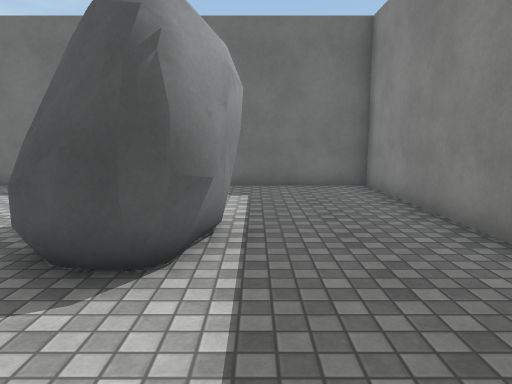
view 1 (above)

16 first-person views from a walk through a Unity game level. The camera is 1.4 m above the floor, tilts 8° down and sees 70° across. The floor is counted in squares, 1 m on a side. Each view is taken from the middle of a square. On the plan, view 1 faces up. The plan holds only what a view shows up to about 16 squares ahead; the rest is blank. The place goes on beyond the plan. Surface patterns are stand-ins for the level's own textures.

view 2
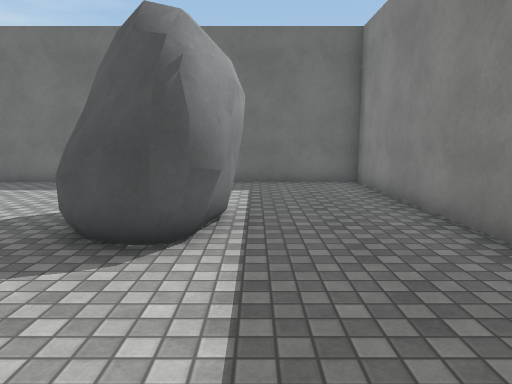

view 3
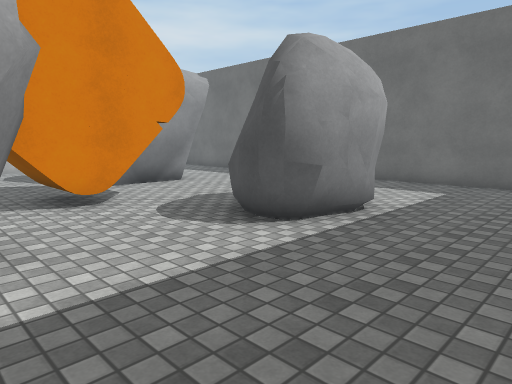

view 4
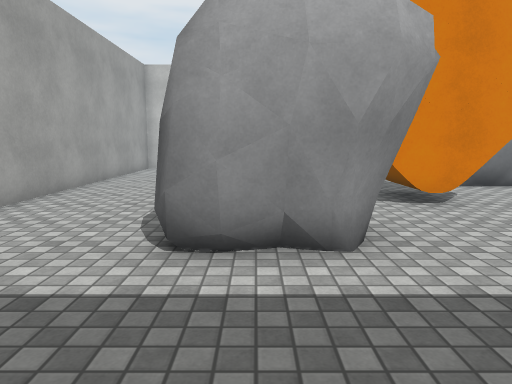

view 5
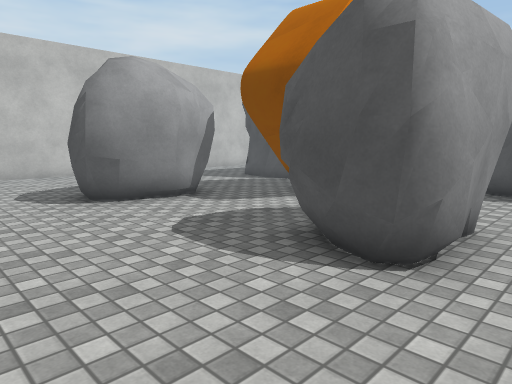

view 6
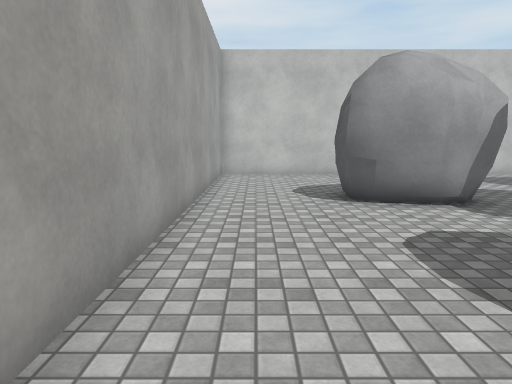

view 7
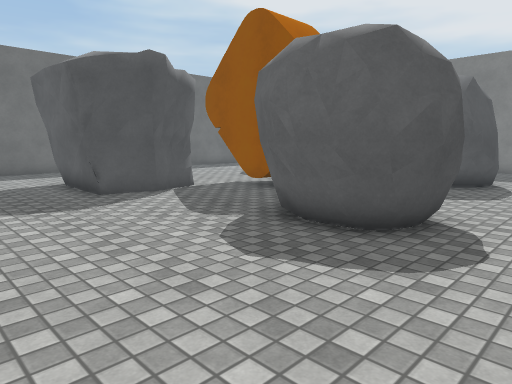

view 8
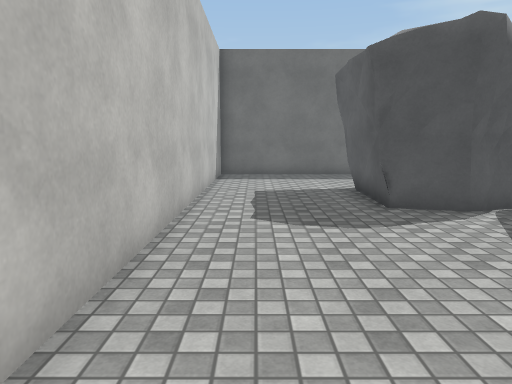

view 9
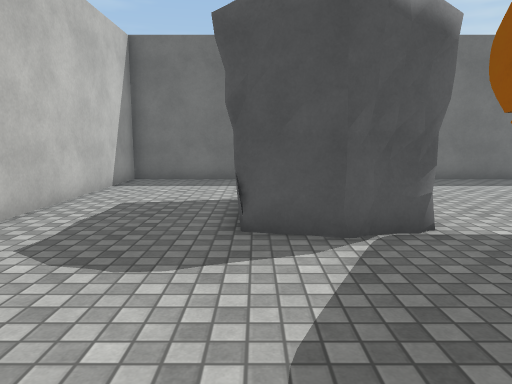

view 10
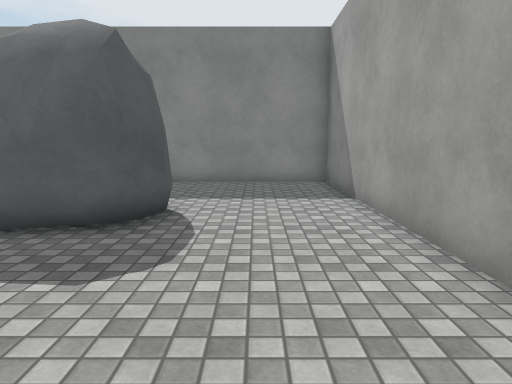

view 11
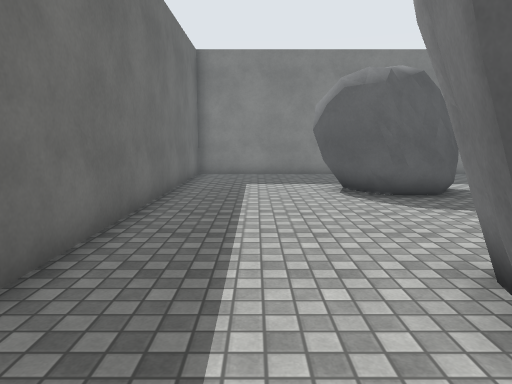

view 12
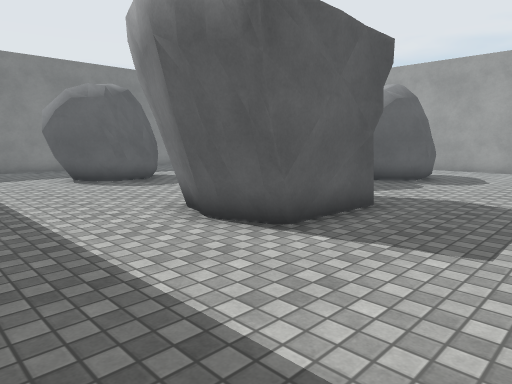

view 13
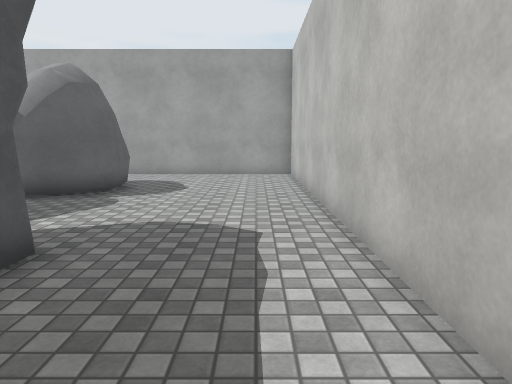

view 14
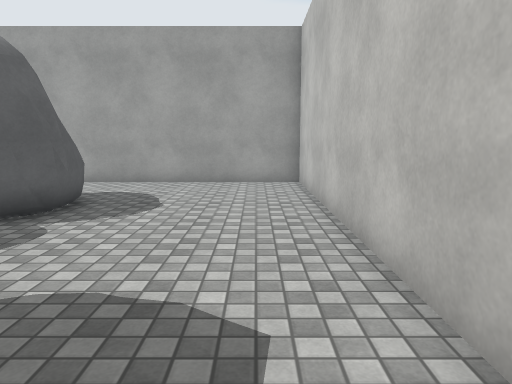

view 15
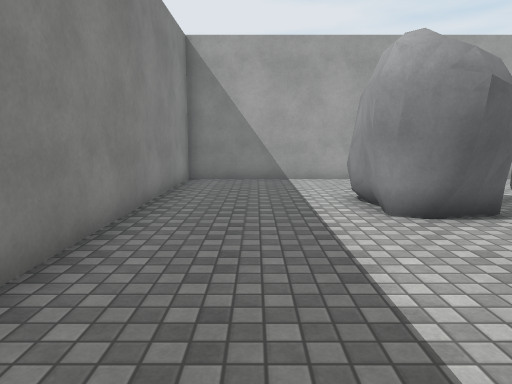

view 16
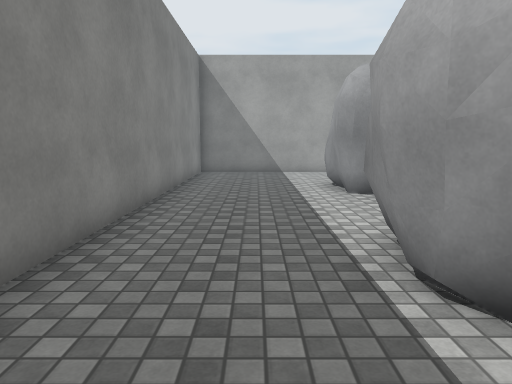

### Floor plan
Key: @ floor where view 1 was taken; # wall or solid block; . floor; O other object.
Columns run from 16 left of view 1 to 4 right of it. Each row starts with its distance up from view 1.
 12 #####################
 11 #...................#
 10 #...................#
  9 #...................#
  8 #...................#
  7 #....OOOO.....OO....#
  6 #....O  O....OOOO...#
  5 #....O  O....OOOO...#
  4 #....OOOO#...OOO....#
  3 #.....O..###...O....#
  2 #........###........#
  1 #........###........#
  0 #......O.....OO.@...#
 -1 #.....OOO...OOOO....#
 -2 #.....OOO...OOOO....#
 -3 #.....OOO...OOOO....#
 -4 #.....OOO...........#
 -5 #...................#
 -6 #...................#
 -7 #...................#
 -8 #####################

Where each view was taken, in squares from view 1:
view 1: 0 up, 0 right, facing up
view 2: 1 down, 0 right, facing up
view 3: 1 down, 3 right, facing up-left
view 4: 2 down, 3 right, facing left
view 5: 7 down, 0 right, facing up-left
view 6: 6 down, 0 right, facing left
view 7: 6 down, 15 left, facing up-right
view 8: 4 down, 14 left, facing up
view 9: 2 down, 11 left, facing up
view 10: 5 down, 9 left, facing right
view 11: 9 up, 12 left, facing right
view 12: 11 up, 15 left, facing down-right
view 13: 8 up, 14 left, facing down
view 14: 5 up, 14 left, facing down
view 15: 6 up, 1 right, facing down
view 16: 9 up, 1 right, facing down
